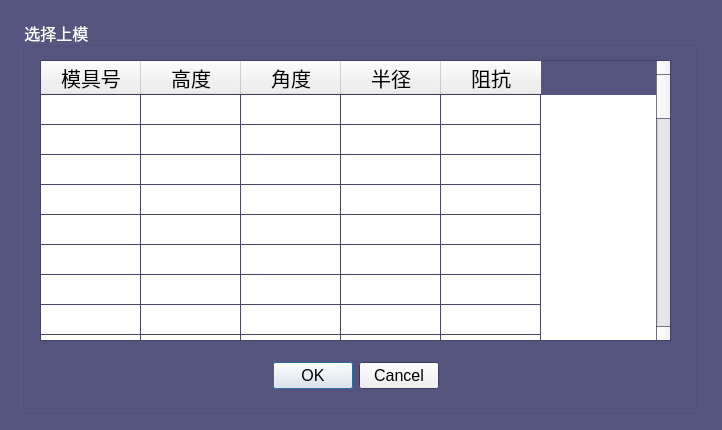
<?xml version="1.0" encoding="UTF-8"?>
<ui version="4.0">
 <class>chooseUpMoldDialog</class>
 <widget class="QDialog" name="chooseUpMoldDialog">
  <property name="geometry">
   <rect>
    <x>0</x>
    <y>0</y>
    <width>722</width>
    <height>430</height>
   </rect>
  </property>
  <property name="palette">
   <palette>
    <active>
     <colorrole role="Base">
      <brush brushstyle="SolidPattern">
       <color alpha="255">
        <red>255</red>
        <green>255</green>
        <blue>255</blue>
       </color>
      </brush>
     </colorrole>
     <colorrole role="Window">
      <brush brushstyle="SolidPattern">
       <color alpha="255">
        <red>85</red>
        <green>85</green>
        <blue>127</blue>
       </color>
      </brush>
     </colorrole>
    </active>
    <inactive>
     <colorrole role="Base">
      <brush brushstyle="SolidPattern">
       <color alpha="255">
        <red>255</red>
        <green>255</green>
        <blue>255</blue>
       </color>
      </brush>
     </colorrole>
     <colorrole role="Window">
      <brush brushstyle="SolidPattern">
       <color alpha="255">
        <red>85</red>
        <green>85</green>
        <blue>127</blue>
       </color>
      </brush>
     </colorrole>
    </inactive>
    <disabled>
     <colorrole role="Base">
      <brush brushstyle="SolidPattern">
       <color alpha="255">
        <red>85</red>
        <green>85</green>
        <blue>127</blue>
       </color>
      </brush>
     </colorrole>
     <colorrole role="Window">
      <brush brushstyle="SolidPattern">
       <color alpha="255">
        <red>85</red>
        <green>85</green>
        <blue>127</blue>
       </color>
      </brush>
     </colorrole>
    </disabled>
   </palette>
  </property>
  <property name="windowTitle">
   <string>选择上模</string>
  </property>
  <widget class="QGroupBox" name="groupBox">
   <property name="geometry">
    <rect>
     <x>20</x>
     <y>20</y>
     <width>681</width>
     <height>391</height>
    </rect>
   </property>
   <property name="palette">
    <palette>
     <active>
      <colorrole role="WindowText">
       <brush brushstyle="SolidPattern">
        <color alpha="255">
         <red>255</red>
         <green>255</green>
         <blue>255</blue>
        </color>
       </brush>
      </colorrole>
     </active>
     <inactive>
      <colorrole role="WindowText">
       <brush brushstyle="SolidPattern">
        <color alpha="255">
         <red>255</red>
         <green>255</green>
         <blue>255</blue>
        </color>
       </brush>
      </colorrole>
     </inactive>
     <disabled>
      <colorrole role="WindowText">
       <brush brushstyle="SolidPattern">
        <color alpha="255">
         <red>106</red>
         <green>104</green>
         <blue>100</blue>
        </color>
       </brush>
      </colorrole>
     </disabled>
    </palette>
   </property>
   <property name="font">
    <font>
     <pointsize>12</pointsize>
    </font>
   </property>
   <property name="title">
    <string> 选择上模 </string>
   </property>
   <widget class="QTableWidget" name="tableWidget_UpMoulds">
    <property name="geometry">
     <rect>
      <x>20</x>
      <y>40</y>
      <width>631</width>
      <height>281</height>
     </rect>
    </property>
    <property name="sizePolicy">
     <sizepolicy hsizetype="Expanding" vsizetype="Expanding">
      <horstretch>0</horstretch>
      <verstretch>0</verstretch>
     </sizepolicy>
    </property>
    <property name="font">
     <font>
      <pointsize>15</pointsize>
     </font>
    </property>
    <property name="cursor" stdset="0">
     <cursorShape>ArrowCursor</cursorShape>
    </property>
    <property name="focusPolicy">
     <enum>Qt::ClickFocus</enum>
    </property>
    <property name="acceptDrops">
     <bool>false</bool>
    </property>
    <property name="layoutDirection">
     <enum>Qt::LeftToRight</enum>
    </property>
    <property name="midLineWidth">
     <number>1</number>
    </property>
    <property name="verticalScrollBarPolicy">
     <enum>Qt::ScrollBarAsNeeded</enum>
    </property>
    <property name="horizontalScrollBarPolicy">
     <enum>Qt::ScrollBarAsNeeded</enum>
    </property>
    <property name="autoScrollMargin">
     <number>16</number>
    </property>
    <property name="editTriggers">
     <set>QAbstractItemView::NoEditTriggers</set>
    </property>
    <property name="selectionMode">
     <enum>QAbstractItemView::SingleSelection</enum>
    </property>
    <property name="selectionBehavior">
     <enum>QAbstractItemView::SelectRows</enum>
    </property>
    <property name="textElideMode">
     <enum>Qt::ElideRight</enum>
    </property>
    <property name="gridStyle">
     <enum>Qt::SolidLine</enum>
    </property>
    <property name="sortingEnabled">
     <bool>false</bool>
    </property>
    <property name="rowCount">
     <number>46</number>
    </property>
    <property name="columnCount">
     <number>5</number>
    </property>
    <attribute name="horizontalHeaderCascadingSectionResizes">
     <bool>false</bool>
    </attribute>
    <attribute name="horizontalHeaderMinimumSectionSize">
     <number>27</number>
    </attribute>
    <attribute name="horizontalHeaderShowSortIndicator" stdset="0">
     <bool>false</bool>
    </attribute>
    <attribute name="horizontalHeaderStretchLastSection">
     <bool>false</bool>
    </attribute>
    <attribute name="verticalHeaderVisible">
     <bool>false</bool>
    </attribute>
    <attribute name="verticalHeaderDefaultSectionSize">
     <number>30</number>
    </attribute>
    <attribute name="verticalHeaderShowSortIndicator" stdset="0">
     <bool>false</bool>
    </attribute>
    <row/>
    <row/>
    <row/>
    <row/>
    <row/>
    <row/>
    <row/>
    <row/>
    <row/>
    <row/>
    <row/>
    <row/>
    <row/>
    <row/>
    <row/>
    <row/>
    <row/>
    <row/>
    <row/>
    <row/>
    <row/>
    <row/>
    <row/>
    <row/>
    <row/>
    <row/>
    <row/>
    <row/>
    <row/>
    <row/>
    <row/>
    <row/>
    <row/>
    <row/>
    <row/>
    <row/>
    <row/>
    <row/>
    <row/>
    <row/>
    <row/>
    <row/>
    <row/>
    <row/>
    <row/>
    <row/>
    <column>
     <property name="text">
      <string>模具号</string>
     </property>
     <property name="font">
      <font>
       <family>文泉驿微米黑</family>
       <pointsize>15</pointsize>
      </font>
     </property>
     <property name="textAlignment">
      <set>AlignHCenter|AlignVCenter|AlignCenter</set>
     </property>
    </column>
    <column>
     <property name="text">
      <string>高度</string>
     </property>
     <property name="font">
      <font>
       <pointsize>15</pointsize>
      </font>
     </property>
    </column>
    <column>
     <property name="text">
      <string>角度</string>
     </property>
     <property name="font">
      <font>
       <family>文泉驿微米黑</family>
       <pointsize>15</pointsize>
      </font>
     </property>
    </column>
    <column>
     <property name="text">
      <string>半径</string>
     </property>
     <property name="font">
      <font>
       <family>文泉驿正黑</family>
       <pointsize>15</pointsize>
      </font>
     </property>
    </column>
    <column>
     <property name="text">
      <string>阻抗</string>
     </property>
     <property name="font">
      <font>
       <family>文泉驿正黑</family>
       <pointsize>15</pointsize>
      </font>
     </property>
    </column>
    <item row="0" column="0">
     <property name="text">
      <string/>
     </property>
     <property name="textAlignment">
      <set>AlignHCenter|AlignVCenter|AlignCenter</set>
     </property>
    </item>
    <item row="1" column="0">
     <property name="text">
      <string/>
     </property>
     <property name="flags">
      <set>ItemIsSelectable|ItemIsEditable|ItemIsDragEnabled|ItemIsUserCheckable|ItemIsEnabled</set>
     </property>
    </item>
    <item row="2" column="4">
     <property name="text">
      <string/>
     </property>
     <property name="flags">
      <set>ItemIsSelectable|ItemIsEditable|ItemIsDragEnabled|ItemIsDropEnabled|ItemIsUserCheckable|ItemIsEnabled|ItemIsTristate</set>
     </property>
    </item>
   </widget>
   <widget class="QDialogButtonBox" name="buttonBox">
    <property name="geometry">
     <rect>
      <x>230</x>
      <y>340</y>
      <width>211</width>
      <height>31</height>
     </rect>
    </property>
    <property name="layoutDirection">
     <enum>Qt::LeftToRight</enum>
    </property>
    <property name="orientation">
     <enum>Qt::Horizontal</enum>
    </property>
    <property name="standardButtons">
     <set>QDialogButtonBox::Cancel|QDialogButtonBox::Ok</set>
    </property>
    <property name="centerButtons">
     <bool>true</bool>
    </property>
   </widget>
  </widget>
 </widget>
 <resources/>
 <connections>
  <connection>
   <sender>buttonBox</sender>
   <signal>rejected()</signal>
   <receiver>chooseUpMoldDialog</receiver>
   <slot>reject()</slot>
   <hints>
    <hint type="sourcelabel">
     <x>316</x>
     <y>260</y>
    </hint>
    <hint type="destinationlabel">
     <x>286</x>
     <y>274</y>
    </hint>
   </hints>
  </connection>
 </connections>
</ui>
